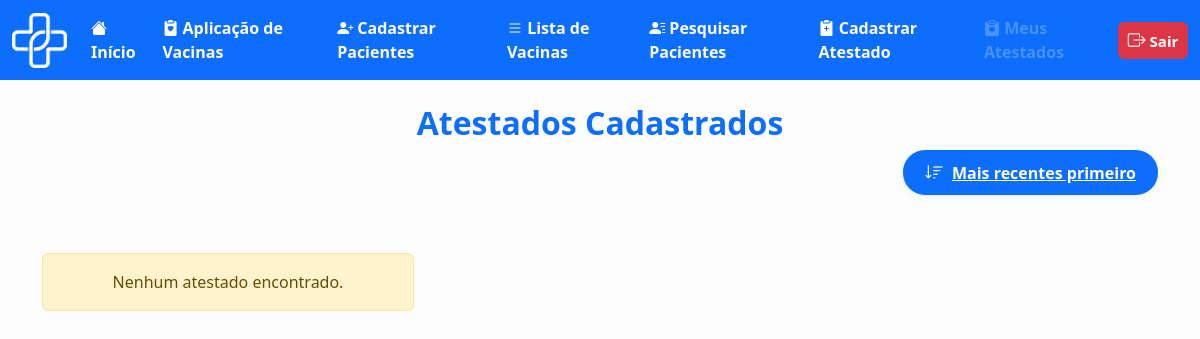
/medica/atestado_medico.php (signed in), run on an earlier commit of the app's database.
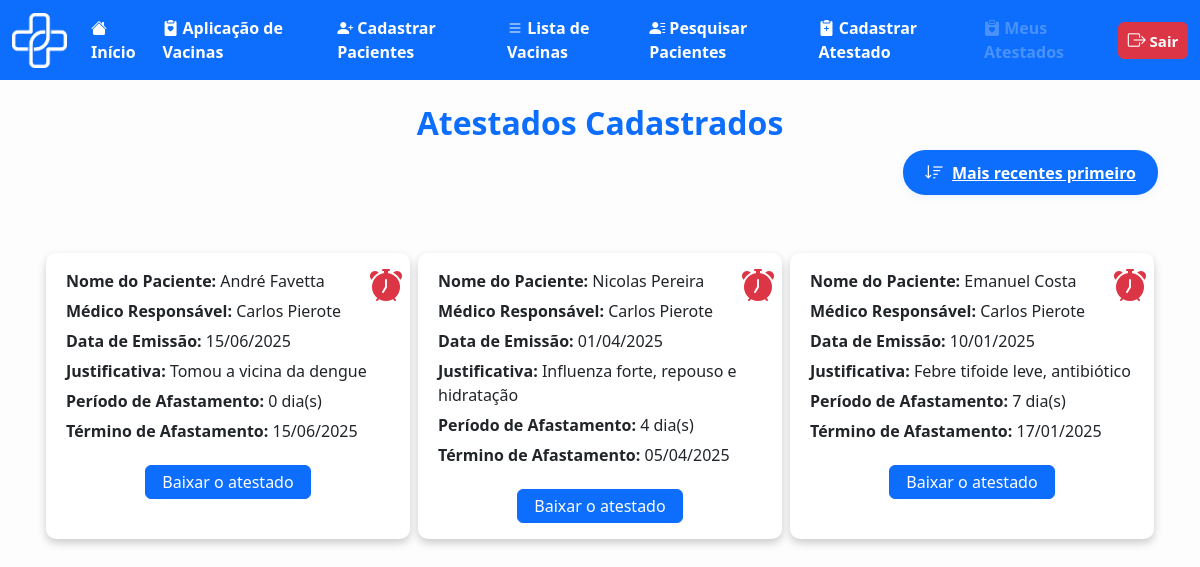
And on a later commit of the database.
### tables this page shows
CREATE TABLE `atestado` (
  `id_atestado` int(11) NOT NULL,
  `id_paci` int(11) NOT NULL,
  `id_medico` int(11) NOT NULL,
  `data_inicio` date NOT NULL,
  `data_fim` date NOT NULL,
  `justificativa` text DEFAULT NULL
);

CREATE TABLE `usuario` (
  `id_usuario` int(11) NOT NULL,
  `nome_usuario` varchar(100) NOT NULL,
  `cpf` varchar(11) NOT NULL,
  `email_usuario` varchar(100) NOT NULL,
  `tel_usuario` varchar(11) NOT NULL,
  `genero_usuario` char(1) NOT NULL CHECK (`genero_usuario` in ('M','F','O')),
  `naci_usuario` date NOT NULL,
  `peso_usuario` decimal(5,2) NOT NULL,
  `tipo_sang_usuario` varchar(3) NOT NULL,
  `med_usuario` varchar(100) NOT NULL,
  `doen_usuario` varchar(255) NOT NULL,
  `ale_usuario` varchar(255) NOT NULL,
  `cep_usuario` varchar(8) NOT NULL,
  `endereco` varchar(255) NOT NULL,
  `cidade` varchar(255) NOT NULL,
  `nc_usuario` int(10) NOT NULL,
  `senha` varchar(100) NOT NULL
);

CREATE TABLE `medico` (
  `id_medico` int(11) NOT NULL,
  `nome_medico` varchar(100) NOT NULL,
  `cpf` varchar(11) NOT NULL,
  `email_medico` varchar(100) NOT NULL,
  `tel_medico` varchar(11) NOT NULL,
  `coren_crm` varchar(20) NOT NULL,
  `tipo_medico` varchar(50) NOT NULL,
  `naci_medico` date NOT NULL,
  `id_posto` int(11) NOT NULL,
  `senha` varchar(100) NOT NULL
);

### medica/atestado_medico.php (the view, shortened to what this page needs)
<?php
require_once '../outros/db_connect.php';
$id_medico = $_SESSION['id_medico'];
$ordem = (isset($_GET['ordem']) && $_GET['ordem'] === 'asc') ? 'asc' : 'desc';
$ordem_sql = ($ordem === 'asc') ? 'ASC' : 'DESC';
$sql = "SELECT
            a.id_atestado,
            u.nome_usuario AS nome_paciente,
            m.nome_medico AS medico_responsavel,
            a.data_inicio AS data_emissao,
            a.justificativa,
            DATEDIFF(a.data_fim, a.data_inicio) AS periodo_afastamento
        FROM atestado a
        JOIN usuario u ON a.id_paci = u.id_usuario
        JOIN medico m ON a.id_medico = m.id_medico
        WHERE a.id_medico = ?
        ORDER BY a.data_inicio $ordem_sql";
$stmt = $conn->prepare($sql);
$stmt->bind_param("i", $id_medico);
$stmt->execute();
$result = $stmt->get_result();
?>
<!DOCTYPE html>
<html lang="pt-BR">
<head>
    <link rel="stylesheet" href="../bootstrap/bootstrap-5.3.6-dist/css/bootstrap.min.css">
    <link href="https://cdn.jsdelivr.net/npm/bootstrap@5.3.0/dist/css/bootstrap.min.css" rel="stylesheet">
    <link href="https://cdn.jsdelivr.net/npm/bootstrap-icons/font/bootstrap-icons.css" rel="stylesheet">
</head>
<body>
    <nav class="navbar navbar-expand-lg bg-primary" data-bs-theme="dark">
        <div class="container-fluid">
            <div class="d-flex align-items-center">
                <img src="../img/logo_vetor.png" alt="Logo DigitalVac" width="55" height="55" class="me-3">
            </div>
            <div class="collapse navbar-collapse" id="navbarNavAltMarkup">
                <div class="navbar-nav">
                    <a class="nav-link active fs-6 fw-bold" href="telainicio.php">
                        <i class="bi bi-house-fill"></i> Início
                    </a>
                    <a class="nav-link active fs-6 fw-bold" href="cadastroaplic.php">
                        <i class="bi bi-clipboard2-heart-fill"></i> Aplicação de Vacinas
                    </a>
                    <a class="nav-link active fs-6 fw-bold" href="cadastropac.html">
                        <i class="bi bi-person-plus-fill"></i> Cadastrar Pacientes
                    </a>
                    <a class="nav-link active fs-6 fw-bold" href="listavac.php">
                        <i class="bi bi-list"></i> Lista de Vacinas
                    </a>
                    <a class="nav-link active fs-6 fw-bold" href="pesquisa_paciente.php">
                        <i class="bi bi-person-lines-fill"></i> Pesquisar Pacientes
                    </a>
                    <a class="nav-link active fs-6 fw-bold" href="cadastroatestado.php">
                        <i class="bi bi-clipboard2-plus-fill"></i> Cadastrar Atestado
                    </a>
                    <a class="nav-link disabled fs-6 fw-bold" aria-disabled="true" href="atestado_medico.php">
                        <i class="bi bi-clipboard-heart-fill"></i> Meus Atestados
                    </a>
                </div>
                <ul class="navbar-nav ms-auto">
                    <li class="nav-item">
                        <a class="btn btn-danger fw-bold px-2 py-1" style="font-size: 15px; min-width: 70px;"
                            href="../outros/sair.php">
                            <i class="bi bi-box-arrow-right" style="font-size: 18px;"></i> Sair
                        </a>
                    </li>
                </ul>
            </div>
        </div>
    </nav>
    <div class="container mt-4" style="margin-bottom: 40px;">
        <h2 class="text-center text-primary fw-bold">Atestados Cadastrados</h2>
        <div class="filter-bar">
            <a href="?ordem=<?php echo $ordem === 'desc' ? 'asc' : 'desc'; ?>" class="filter-btn"
                title="Alterar ordem dos atestados">
                <i class="bi <?php echo $ordem === 'desc' ? 'bi-sort-down' : 'bi-sort-up'; ?>"></i>
                <?php echo $ordem === 'desc' ? 'Mais recentes primeiro' : 'Mais antigos primeiro'; ?>
            </a>
        </div>
        <div class="row row-cols-1 row-cols-md-3 g-2"
            style="margin-top:32px; max-width:1200px; margin-left:auto; margin-right:auto;">
            <?php if ($result->num_rows > 0): ?>
                <?php
                $today = date('Y-m-d');
                while ($row = $result->fetch_assoc()):
                    $sql_fim = "SELECT data_fim FROM atestado WHERE id_atestado = ?";
                    $stmt_fim = $conn->prepare($sql_fim);
                    $stmt_fim->bind_param("i", $row['id_atestado']);
                    $stmt_fim->execute();
                    $res_fim = $stmt_fim->get_result();
                    $data_fim = $res_fim->fetch_assoc()['data_fim'];
                    $is_expired = ($data_fim < $today);
                    ?>
                    <div class="col mb-2 d-flex align-items-stretch">
                        <div class="card position-relative w-100">
                            <span class="position-absolute top-0 end-0 p-2">
                                <?php if ($is_expired): ?>
                                    <i class="bi bi-alarm-fill text-danger" title="Atestado vencido" style="font-size: 2rem;"></i>
                                <?php else: ?>
                                    <i class="bi bi-alarm-fill text-success" title="Atestado válido" style="font-size: 2rem;"></i>
                                <?php endif; ?>
                            </span>
                            <p><strong>Nome do Paciente:</strong> <?php echo htmlspecialchars($row['nome_paciente']); ?></p>
                            <p><strong>Médico Responsável:</strong> <?php echo htmlspecialchars($row['medico_responsavel']); ?>
                            </p>
                            <p><strong>Data de Emissão:</strong>
                                <?php echo htmlspecialchars(date('d/m/Y', strtotime($row['data_emissao']))); ?></p>
                            <p><strong>Justificativa:</strong> <?php echo htmlspecialchars($row['justificativa']); ?></p>
                            <p><strong>Período de Afastamento:</strong>
                                <?php echo htmlspecialchars($row['periodo_afastamento']); ?> dia(s)</p>
                            <?php
                            $data_fim_formatada = '';
                            if (!empty($data_fim)) {
                                $data_fim_formatada = date('d/m/Y', strtotime($data_fim));
                            }
                            ?>
                            <p><strong>Término de Afastamento:</strong> <?php echo htmlspecialchars($data_fim_formatada); ?></p>
                            <div class="text-center mt-3">
                                <a href="download_atestado.php?id=<?php echo $row['id_atestado']; ?>"
                                    class="btn btn-primary">Baixar o atestado</a>
                            </div>
                        </div>
                    </div>
                <?php endwhile; ?>
            <?php else: ?>
                <p class="alert alert-warning text-center">Nenhum atestado encontrado.</p>
            <?php endif; ?>
        </div>
    </div>
</body>
</html>

### medica/atestado_medico.php (style rules this page uses)
body { background: #FDFDFD !important; }
.container { max-width: 95%; }
.card { border: none; box-shadow: 0 4px 8px rgba(0, 0, 0, 0.2); border-radius: 10px; margin-bottom: 20px; padding: 16px 20px !important; }
@media (min-width: 576px) { .card { max-width: 500px; margin-left: auto; margin-right: auto; } }
.card p { margin-bottom: 6px; }
.card .btn { padding: 4px 16px; font-size: 1rem; }
.filter-btn { display: inline-flex; align-items: center; gap: 0.5em; background: #0d6efd; color: #fff; border: none; border-radius: 22px; padding: 8px 22px; font-size: 1rem; font-weight: 600; box-shadow: 0 2px 10px rgba(13, 110, 253, 0.08); transition: background 0.2s, box-shadow 0.2s; margin-bottom: 18px; }
.filter-btn i { font-size: 1.2em; }
.filter-bar { display: flex; justify-content: flex-end; align-items: center; margin-bottom: 0; border-bottom: none !important; }
.filter-bar, .filter-bar+hr, .filter-bar:after { border-bottom: none !important; }

What changed in the data, as far as the page shows it:
added atestado: id_paci.nome_usuario "André Favetta", id_medico.nome_medico "Carlos Pierote", data_inicio "15/06/2025", justificativa "Tomou a vicina da dengue", periodo_afastamento "0", data_fim "15/06/2025"
added atestado: id_paci.nome_usuario "Nicolas Pereira", id_medico.nome_medico "Carlos Pierote", data_inicio "01/04/2025", justificativa "Influenza forte, repouso e hidratação", periodo_afastamento "4", data_fim "05/04/2025"
added atestado: id_paci.nome_usuario "Emanuel Costa", id_medico.nome_medico "Carlos Pierote", data_inicio "10/01/2025", justificativa "Febre tifoide leve, antibiótico", periodo_afastamento "7", data_fim "17/01/2025"
Also different on the page:
text no longer shown: "Nenhum atestado encontrado."
